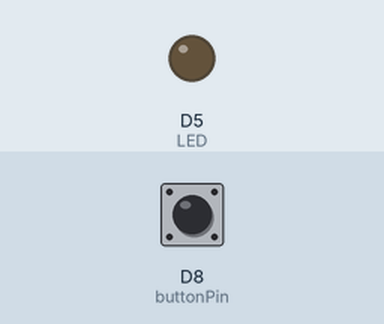
Simulated run of this sketch. Board: ESP8266 (NodeMCU). Parts: output pins drawn as LEDs (lit = HIGH). The inputs (shaded band) are chosen by the test bench; at power-on: D8 (buttonPin) LOW.

Above: at 1.2 s.
1.3 s: D8 (buttonPin) pulled HIGH for 0.15 s
At 2.4 s:
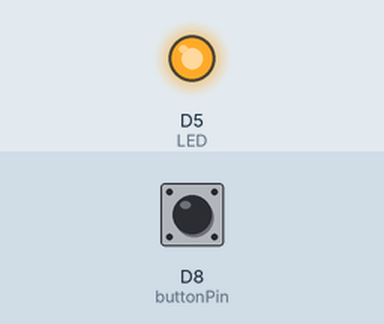
2.9 s: D8 (buttonPin) pulled HIGH for 1 s
At 3.6 s:
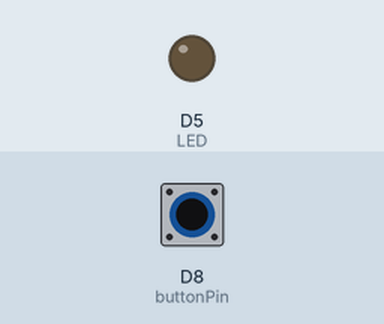
5.4 s: D8 (buttonPin) pulled HIGH for 3.2 s
At 6.7 s:
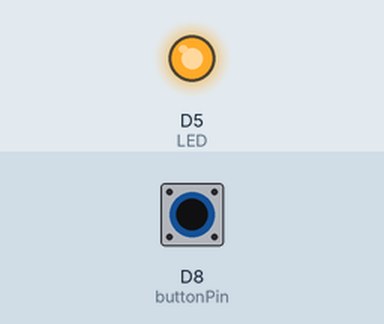
Timing chart, 0 to 8.4 s (numbered marks = the images above; inputs shaded):
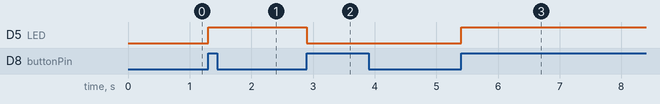

The sketch:

Toggle_LED.ino
```cpp
int LED = D5;
int buttonPin = D8;
bool buttonState = 0;
bool Mode = 0;

void setup()
{
  pinMode(buttonPin, INPUT);
  pinMode(LED , OUTPUT);
}

void loop()
{
  if (digitalRead(buttonPin))
  {
    if (!buttonState)
    {
      buttonState = true;
      Mode = !Mode;
    }
  }
  else buttonState = false;
  digitalWrite(LED , Mode);
  delay(5);
}
```

Measured:
- after the input at 1.3 s, D5 (LED): LOW → HIGH at once
- after the input at 2.9 s, D5 (LED): HIGH → LOW at once
- after the input at 5.4 s, D5 (LED): LOW → HIGH at once
